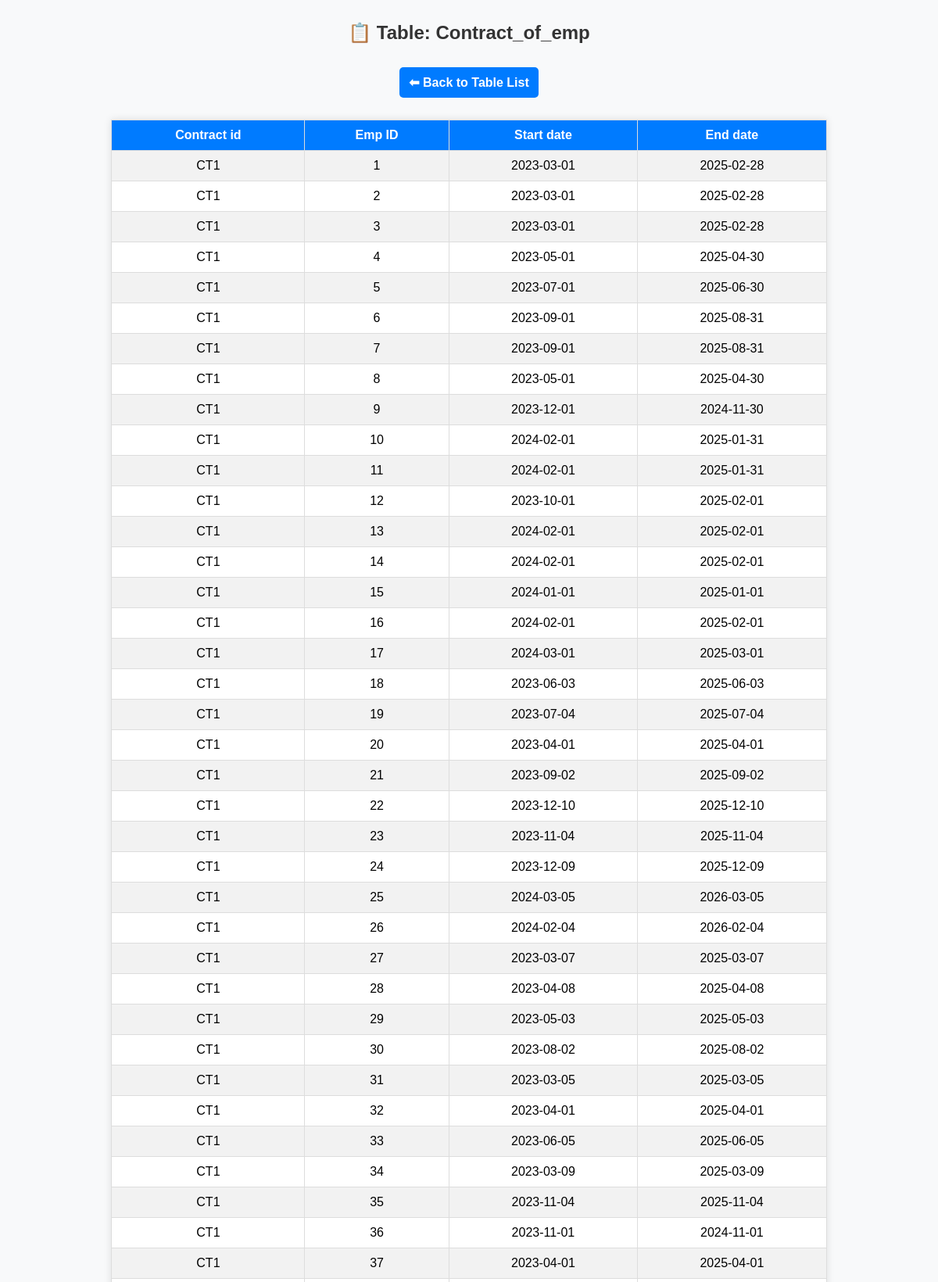
Screenshot of /view_tables.php?table=contract_of_emp (upper part) with the database file from the repository.
### tables this page shows
create table contract_of_emp (
contract_id char(10) not null,
emp_id int not null,
start_date datetime not null,
end_date datetime,
primary key (contract_id, emp_id, start_date),
foreign key (contract_id) references contract(contract_id),
foreign key (emp_id) references employee(emp_id)
on delete cascade
on update cascade
);

### view_tables.php (the view, shortened to what this page needs)
<?php
include 'connect.php';
if (isset($_GET['table'])) {
    $table = $_GET['table'];
    echo "<h2>📋 Table: " . ucfirst($table) . "</h2>";
    echo "<a href='index.php' class='btn btn-back'>⬅ Back to Table List</a><br><br>";
    $query = "SELECT * FROM $table";
    $result = $conn->query($query);
    if ($result->num_rows > 0) {
        echo "<table border='1'>";
        echo "<tr>";
        $column_names = [
            "emp_id" => "Emp ID",
            "first_name" => "First Name",
            "last_name" => "Last Name",
            "dob" => "Date of Birth",
            "joindate" => "Join Date",
            "gender" => "Gender",
            "position" => "Position",
            "department" => "Department",
            "salary" => "Salary"
        ];
        while ($field = $result->fetch_field()) {
            $col_name = $field->name;
            echo "<th>" . ($column_names[$col_name] ?? ucfirst(str_replace('_', ' ', $col_name))) . "</th>";
        }
        echo "</tr>";
        while ($row = $result->fetch_assoc()) {
            echo "<tr>";
            foreach ($row as $key => $value) {
                if (preg_match('/date|dob|joindate/i', $key)) {
                    $value = date("Y-m-d", strtotime($value));
                }
                echo "<td>{$value}</td>";
            }
            echo "</tr>";
        }
        echo "</table>";
    } else {
        echo "<p>No data available.</p>";
    }
}
?>
<!DOCTYPE html>
<html lang="en">
<head>
</head>
<body>
</body>
</html>

### view_tables.php (style rules this page uses)
body { font-family: Arial, sans-serif; background-color: #f8f9fa; text-align: center; padding: 20px; }
h2 { color: #333; }
.btn { display: inline-block; padding: 10px 12px; text-decoration: none; border-radius: 5px; margin: 10px; font-weight: bold; }
.btn-back { background-color: #007bff; color: white; }
table { width: 80%; margin: auto; border-collapse: collapse; background-color: white; box-shadow: 0px 0px 10px rgba(0, 0, 0, 0.1); }
th, td { border: 1px solid #ddd; padding: 10px 15px; text-align: center; white-space: nowrap; }
th { background-color: #007bff; color: white; font-weight: bold; }
tr:nth-child(even) { background-color: #f2f2f2; }

### rows the page displays
contract_of_emp: contract "CT1", emp "1", start_date "2023-03-01", end_date "2025-02-28"
contract_of_emp: contract "CT1", emp "2", start_date "2023-03-01", end_date "2025-02-28"
contract_of_emp: contract "CT1", emp "3", start_date "2023-03-01", end_date "2025-02-28"
contract_of_emp: contract "CT1", emp "4", start_date "2023-05-01", end_date "2025-04-30"
contract_of_emp: contract "CT1", emp "5", start_date "2023-07-01", end_date "2025-06-30"
contract_of_emp: contract "CT1", emp "6", start_date "2023-09-01", end_date "2025-08-31"
contract_of_emp: contract "CT1", emp "7", start_date "2023-09-01", end_date "2025-08-31"
contract_of_emp: contract "CT1", emp "8", start_date "2023-05-01", end_date "2025-04-30"
contract_of_emp: contract "CT1", emp "9", start_date "2023-12-01", end_date "2024-11-30"
contract_of_emp: contract "CT1", emp "10", start_date "2024-02-01", end_date "2025-01-31"
contract_of_emp: contract "CT1", emp "11", start_date "2024-02-01", end_date "2025-01-31"
contract_of_emp: contract "CT1", emp "12", start_date "2023-10-01", end_date "2025-02-01"
contract_of_emp: contract "CT1", emp "13", start_date "2024-02-01", end_date "2025-02-01"
contract_of_emp: contract "CT1", emp "14", start_date "2024-02-01", end_date "2025-02-01"
contract_of_emp: contract "CT1", emp "15", start_date "2024-01-01", end_date "2025-01-01"
contract_of_emp: contract "CT1", emp "16", start_date "2024-02-01", end_date "2025-02-01"
contract_of_emp: contract "CT1", emp "17", start_date "2024-03-01", end_date "2025-03-01"
contract_of_emp: contract "CT1", emp "18", start_date "2023-06-03", end_date "2025-06-03"
contract_of_emp: contract "CT1", emp "19", start_date "2023-07-04", end_date "2025-07-04"
contract_of_emp: contract "CT1", emp "20", start_date "2023-04-01", end_date "2025-04-01"
contract_of_emp: contract "CT1", emp "21", start_date "2023-09-02", end_date "2025-09-02"
contract_of_emp: contract "CT1", emp "22", start_date "2023-12-10", end_date "2025-12-10"
contract_of_emp: contract "CT1", emp "23", start_date "2023-11-04", end_date "2025-11-04"
contract_of_emp: contract "CT1", emp "24", start_date "2023-12-09", end_date "2025-12-09"
contract_of_emp: contract "CT1", emp "25", start_date "2024-03-05", end_date "2026-03-05"
contract_of_emp: contract "CT1", emp "26", start_date "2024-02-04", end_date "2026-02-04"
contract_of_emp: contract "CT1", emp "27", start_date "2023-03-07", end_date "2025-03-07"
contract_of_emp: contract "CT1", emp "28", start_date "2023-04-08", end_date "2025-04-08"
contract_of_emp: contract "CT1", emp "29", start_date "2023-05-03", end_date "2025-05-03"
contract_of_emp: contract "CT1", emp "30", start_date "2023-08-02", end_date "2025-08-02"
contract_of_emp: contract "CT1", emp "31", start_date "2023-03-05", end_date "2025-03-05"
contract_of_emp: contract "CT1", emp "32", start_date "2023-04-01", end_date "2025-04-01"
contract_of_emp: contract "CT1", emp "33", start_date "2023-06-05", end_date "2025-06-05"
contract_of_emp: contract "CT1", emp "34", start_date "2023-03-09", end_date "2025-03-09"
contract_of_emp: contract "CT1", emp "35", start_date "2023-11-04", end_date "2025-11-04"
contract_of_emp: contract "CT1", emp "36", start_date "2023-11-01", end_date "2024-11-01"
contract_of_emp: contract "CT1", emp "37", start_date "2023-04-01", end_date "2025-04-01"

### other values shown
$table "Contract_of_emp"
$column_names[$col_name] "Contract id"
$column_names[$col_name] "Emp ID"
$column_names[$col_name] "Start date"
$column_names[$col_name] "End date"
